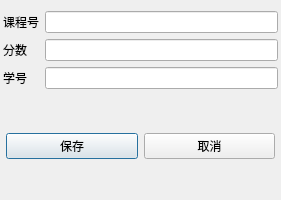
<?xml version="1.0" encoding="UTF-8"?>
<ui version="4.0">
 <class>dlg_addscore</class>
 <widget class="QDialog" name="dlg_addscore">
  <property name="geometry">
   <rect>
    <x>0</x>
    <y>0</y>
    <width>281</width>
    <height>200</height>
   </rect>
  </property>
  <property name="windowTitle">
   <string>Dialog</string>
  </property>
  <layout class="QGridLayout" name="gridLayout">
   <property name="leftMargin">
    <number>3</number>
   </property>
   <property name="rightMargin">
    <number>3</number>
   </property>
   <property name="bottomMargin">
    <number>3</number>
   </property>
   <item row="0" column="0">
    <widget class="QLabel" name="label">
     <property name="text">
      <string>课程号</string>
     </property>
    </widget>
   </item>
   <item row="0" column="1">
    <widget class="QLineEdit" name="le_courseid"/>
   </item>
   <item row="1" column="0">
    <widget class="QLabel" name="label_2">
     <property name="text">
      <string>分数</string>
     </property>
    </widget>
   </item>
   <item row="1" column="1">
    <widget class="QLineEdit" name="le_score"/>
   </item>
   <item row="2" column="0">
    <widget class="QLabel" name="label_3">
     <property name="text">
      <string>学号</string>
     </property>
    </widget>
   </item>
   <item row="2" column="1">
    <widget class="QLineEdit" name="le_stuid"/>
   </item>
   <item row="3" column="0" colspan="2">
    <widget class="QWidget" name="widget" native="true">
     <layout class="QGridLayout" name="gridLayout_2">
      <property name="leftMargin">
       <number>3</number>
      </property>
      <property name="topMargin">
       <number>3</number>
      </property>
      <property name="rightMargin">
       <number>3</number>
      </property>
      <property name="bottomMargin">
       <number>3</number>
      </property>
      <item row="0" column="0">
       <widget class="QPushButton" name="btn_save">
        <property name="text">
         <string>保存</string>
        </property>
       </widget>
      </item>
      <item row="0" column="1">
       <widget class="QPushButton" name="btn_exit">
        <property name="text">
         <string>取消</string>
        </property>
       </widget>
      </item>
     </layout>
    </widget>
   </item>
  </layout>
 </widget>
 <resources/>
 <connections/>
</ui>
